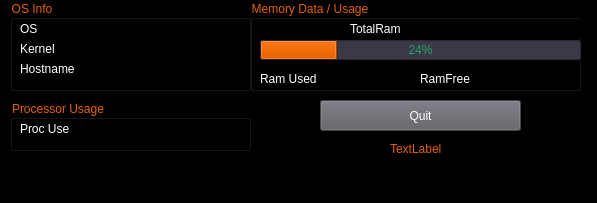
<?xml version="1.0" encoding="UTF-8"?>
<ui version="4.0">
 <class>MainWindow</class>
 <widget class="QMainWindow" name="MainWindow">
  <property name="windowModality">
   <enum>Qt::NonModal</enum>
  </property>
  <property name="geometry">
   <rect>
    <x>0</x>
    <y>0</y>
    <width>597</width>
    <height>203</height>
   </rect>
  </property>
  <property name="windowTitle">
   <string>HwTResources</string>
  </property>
  <property name="windowIcon">
   <iconset resource="images.qrc">
    <normaloff>:/logo.png</normaloff>:/logo.png</iconset>
  </property>
  <property name="styleSheet">
   <string notr="true">background-color: rgb(0, 0, 0);</string>
  </property>
  <widget class="QWidget" name="centralwidget">
   <widget class="QGroupBox" name="grpMemory">
    <property name="geometry">
     <rect>
      <x>250</x>
      <y>0</y>
      <width>331</width>
      <height>91</height>
     </rect>
    </property>
    <property name="styleSheet">
     <string notr="true">color: rgb(230, 97, 0);</string>
    </property>
    <property name="title">
     <string>Memory Data / Usage</string>
    </property>
    <widget class="QLabel" name="lblRamT">
     <property name="geometry">
      <rect>
       <x>100</x>
       <y>20</y>
       <width>371</width>
       <height>17</height>
      </rect>
     </property>
     <property name="styleSheet">
      <string notr="true">color: rgb(255, 255, 255);</string>
     </property>
     <property name="text">
      <string>TotalRam</string>
     </property>
    </widget>
    <widget class="QProgressBar" name="pgbRam">
     <property name="geometry">
      <rect>
       <x>10</x>
       <y>40</y>
       <width>321</width>
       <height>20</height>
      </rect>
     </property>
     <property name="styleSheet">
      <string notr="true">selection-background-color: rgb(230, 97, 0);
background-color: rgb(61, 56, 70);
color: rgb(38, 162, 105);</string>
     </property>
     <property name="value">
      <number>24</number>
     </property>
    </widget>
    <widget class="QLabel" name="lblRamU">
     <property name="geometry">
      <rect>
       <x>10</x>
       <y>70</y>
       <width>141</width>
       <height>17</height>
      </rect>
     </property>
     <property name="styleSheet">
      <string notr="true">color: rgb(255, 255, 255);
border-color: rgb(255, 255, 255);</string>
     </property>
     <property name="frameShape">
      <enum>QFrame::NoFrame</enum>
     </property>
     <property name="text">
      <string>Ram Used</string>
     </property>
    </widget>
    <widget class="QLabel" name="lblRamF">
     <property name="geometry">
      <rect>
       <x>170</x>
       <y>70</y>
       <width>141</width>
       <height>17</height>
      </rect>
     </property>
     <property name="styleSheet">
      <string notr="true">color: rgb(255, 255, 255);</string>
     </property>
     <property name="text">
      <string>RamFree</string>
     </property>
    </widget>
   </widget>
   <widget class="QGroupBox" name="groupBox">
    <property name="geometry">
     <rect>
      <x>10</x>
      <y>0</y>
      <width>241</width>
      <height>91</height>
     </rect>
    </property>
    <property name="styleSheet">
     <string notr="true">color: rgb(230, 97, 0);</string>
    </property>
    <property name="title">
     <string>OS Info</string>
    </property>
    <widget class="QLabel" name="lblOs">
     <property name="geometry">
      <rect>
       <x>10</x>
       <y>20</y>
       <width>221</width>
       <height>17</height>
      </rect>
     </property>
     <property name="styleSheet">
      <string notr="true">color: rgb(255, 255, 255);</string>
     </property>
     <property name="text">
      <string>OS</string>
     </property>
    </widget>
    <widget class="QLabel" name="lblKern">
     <property name="geometry">
      <rect>
       <x>10</x>
       <y>40</y>
       <width>221</width>
       <height>17</height>
      </rect>
     </property>
     <property name="styleSheet">
      <string notr="true">color: rgb(255, 255, 255);</string>
     </property>
     <property name="text">
      <string>Kernel</string>
     </property>
    </widget>
    <widget class="QLabel" name="lblHostn">
     <property name="geometry">
      <rect>
       <x>10</x>
       <y>60</y>
       <width>221</width>
       <height>17</height>
      </rect>
     </property>
     <property name="styleSheet">
      <string notr="true">color: rgb(255, 255, 255);</string>
     </property>
     <property name="text">
      <string>Hostname</string>
     </property>
    </widget>
   </widget>
   <widget class="QGroupBox" name="groupBox_2">
    <property name="geometry">
     <rect>
      <x>10</x>
      <y>100</y>
      <width>241</width>
      <height>51</height>
     </rect>
    </property>
    <property name="styleSheet">
     <string notr="true">color: rgb(230, 97, 0);</string>
    </property>
    <property name="title">
     <string>Processor Usage</string>
    </property>
    <widget class="QLabel" name="lblProcu">
     <property name="geometry">
      <rect>
       <x>10</x>
       <y>20</y>
       <width>221</width>
       <height>17</height>
      </rect>
     </property>
     <property name="styleSheet">
      <string notr="true">color: rgb(255, 255, 255);</string>
     </property>
     <property name="text">
      <string>Proc Use</string>
     </property>
    </widget>
   </widget>
   <widget class="QPushButton" name="pushButton">
    <property name="geometry">
     <rect>
      <x>320</x>
      <y>100</y>
      <width>201</width>
      <height>31</height>
     </rect>
    </property>
    <property name="styleSheet">
     <string notr="true">color: rgb(255, 255, 255);
background-color: rgb(94, 92, 100);</string>
    </property>
    <property name="text">
     <string>Quit</string>
    </property>
   </widget>
   <widget class="QLabel" name="lblMail">
    <property name="geometry">
     <rect>
      <x>390</x>
      <y>140</y>
      <width>54</width>
      <height>17</height>
     </rect>
    </property>
    <property name="styleSheet">
     <string notr="true">color: rgb(230, 97, 0);</string>
    </property>
    <property name="text">
     <string>TextLabel</string>
    </property>
   </widget>
  </widget>
  <widget class="QMenuBar" name="menubar">
   <property name="geometry">
    <rect>
     <x>0</x>
     <y>0</y>
     <width>597</width>
     <height>22</height>
    </rect>
   </property>
  </widget>
  <widget class="QStatusBar" name="statusbar"/>
 </widget>
 <resources>
  <include location="images.qrc"/>
 </resources>
 <connections/>
</ui>
